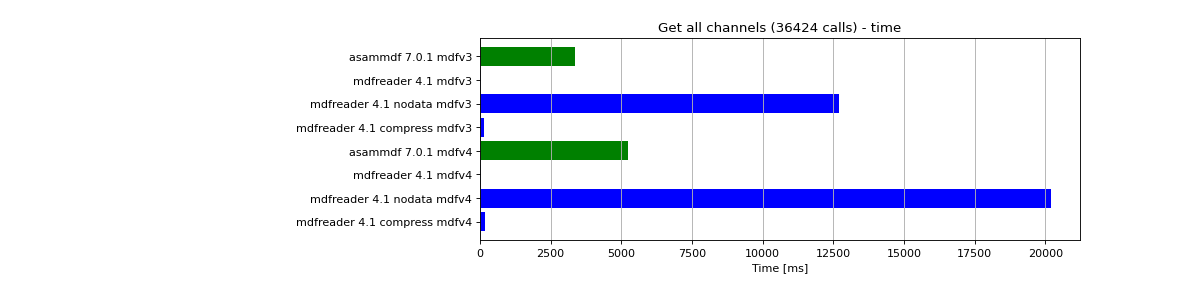

This chart was generated by the following Python code:
import matplotlib.pyplot as plt
import numpy as np

res = '../benchmarks/results/x64_asammdf_7.0.1_mdfreader_4.1.rst'
topic = 'Get'
aspect = 'time'
for_doc = True

with open(res, 'r') as f:
    lines = f.readlines()

platform = 'x86' if '32 bit' in lines[2] else 'x64'

idx = [i for i, line in enumerate(lines) if line.startswith('==')]

table_spans = {'open': [idx[1] + 1, idx[2]],
               'save': [idx[4] + 1, idx[5]],
               'get': [idx[7] + 1, idx[8]],
               'convert' : [idx[10] + 1, idx[11]],
               'merge' : [idx[13] + 1, idx[14]]}


start, stop = table_spans[topic.lower()]

cat = [l[:50].strip(' \t\n\r\0*') for l in lines[start: stop]]
time = np.array([int(l[50:61].strip(' \t\n\r\0*')) for l in lines[start: stop]])
ram = np.array([int(l[61:].strip(' \t\n\r\0*')) for l in lines[start: stop]])

if aspect == 'ram':
    arr = ram
else:
    arr = time

y_pos = list(range(len(cat)))

fig, ax = plt.subplots()
fig.set_size_inches(15, 3.8 / 12 * len(cat) + 1.2)

asam_pos = [i for i, c in enumerate(cat) if c.startswith('asam')]
mdfreader_pos = [i for i, c in enumerate(cat) if c.startswith('mdfreader')]

ax.barh(asam_pos, arr[asam_pos], color='green', ecolor='green')
ax.barh(mdfreader_pos, arr[mdfreader_pos], color='blue', ecolor='black')
ax.set_yticks(y_pos)
ax.set_yticklabels(cat)
ax.invert_yaxis()  # labels read top-to-bottom
ax.set_xlabel('Time [ms]' if aspect == 'time' else 'RAM [MB]')
if topic == 'Get':
    ax.set_title('Get all channels (36424 calls) - {}'.format('time' if aspect == 'time' else 'ram usage'))
else:
    ax.set_title('{} test file - {}'.format(topic, 'time' if aspect == 'time' else 'ram usage'))
ax.xaxis.grid()

fig.subplots_adjust(bottom=0.72/fig.get_figheight(), top=1-0.48/fig.get_figheight(), left=0.4, right=0.9)

if aspect == 'time':
    if topic == 'Get':
        name = '{}_get_all_channels.png'.format(platform)
    else:
        name = '{}_{}.png'.format(platform, topic.lower())
else:
    if topic == 'Get':
        name = '{}_get_all_channels_ram_usage.png'.format(platform)
    else:
        name = '{}_{}_ram_usage.png'.format(platform, topic.lower())

plt.show()
